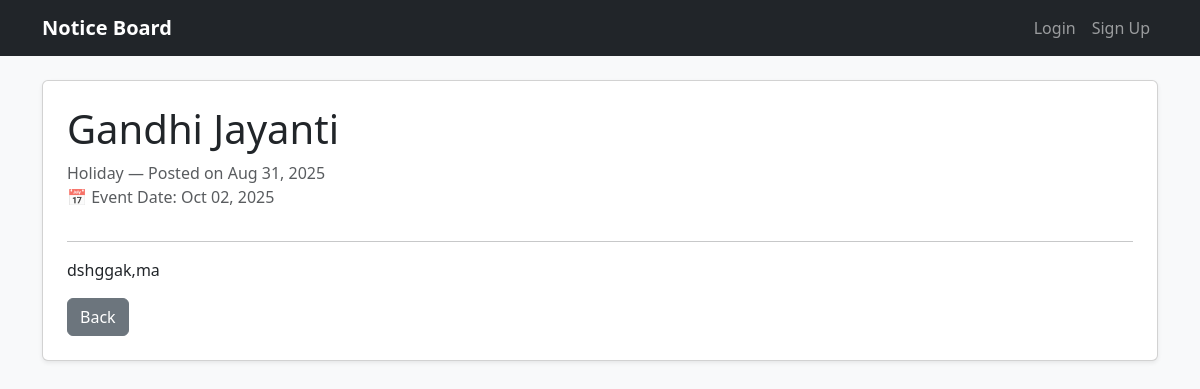
Page /notice/2 on the committed database.
### tables this page shows
CREATE TABLE notices (
            id INTEGER PRIMARY KEY AUTOINCREMENT,
            title TEXT NOT NULL,
            content TEXT NOT NULL,
            notice_date TEXT,
            category TEXT,
            created_at TIMESTAMP DEFAULT CURRENT_TIMESTAMP
        );

### app.py (the view)
@app.route('/notice/<int:id>')
def notice(id):
    conn = get_db()
    cur = conn.execute("SELECT * FROM notices WHERE id = ?", (id,))
    n = cur.fetchone()
    conn.close()
    if not n:
        flash('Notice not found.', 'danger')
        return redirect(url_for('index'))
    return render_template('view_notice.html', notice=n)

### app.py (called while the page is built)
def get_db():
    conn = sqlite3.connect(DB_PATH)
    conn.row_factory = sqlite3.Row
    return conn

@app.template_filter('datetimeformat')
def datetimeformat(value, format='%b %d, %Y'):
    from datetime import datetime
    if isinstance(value, str):
        value = datetime.fromisoformat(value)
    return value.strftime(format)

### templates/view_notice.html (shortened to what this page needs)
{% extends "base.html" %}
{% block content %}
<div class="card shadow-sm p-4 mb-4">
  <h1 class="card-title">{{ notice['title'] }}</h1>
  <p class="text-muted">
    {{ notice['category'] or 'General' }} — Posted on {{ notice['created_at']|datetimeformat }}
    <br>
    📅 Event Date: {{ notice['notice_date']|datetimeformat if notice['notice_date'] else 'Not specified' }}
  </p>
  <hr>
  <div class="card-text">{{ notice['content'].replace('\n','<br>')|safe }}</div>
  <div class="mt-3">
    <a href="{{ url_for('index') }}" class="btn btn-secondary">Back</a>
  </div>
</div>
{% endblock %}

### rows in the picture
notices: title "Gandhi Jayanti", category "Holiday", created_at "Aug 31, 2025", notice_date "Oct 02, 2025", content.replace "dshggak,ma"
